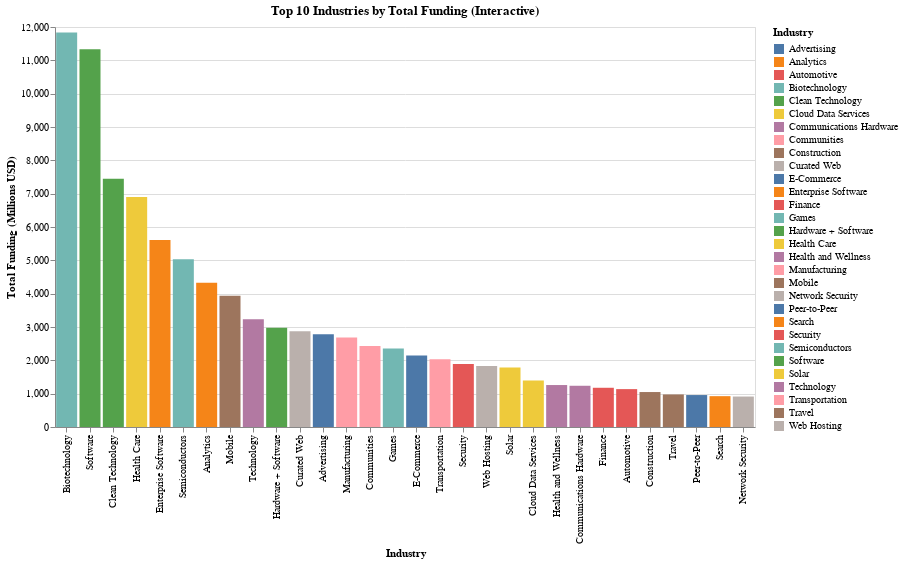

The notebook cell saved with this chart:
### Code cell
import pandas as pd
import altair as alt

# Load the dataset
file_path = "data.csv"
df = pd.read_csv(file_path, encoding="ISO-8859-1")

# Standardize column names
df.columns = df.columns.str.strip().str.lower().str.replace(" ", "_")

# Selecting relevant columns
category_column = "market"
funding_column = "funding_total_usd"

df_cleaned = df[[category_column, funding_column]].copy()
df_cleaned = df_cleaned.rename(columns={category_column: 'Category', funding_column: 'Total Funding (USD Millions)'})

# Cleaning the funding column
df_cleaned['Total Funding (USD Millions)'] = (
    df_cleaned['Total Funding (USD Millions)']
    .astype(str)  
    .str.replace('[\$,]', '', regex=True)  
    .str.strip()  
    .replace('-', '0')  
)

# Convert to float and scale to millions
df_cleaned['Total Funding (USD Millions)'] = pd.to_numeric(df_cleaned['Total Funding (USD Millions)'], errors='coerce') / 1_000_000

# Drop NaN values
df_cleaned = df_cleaned.dropna()

# Group by category to sum funding
df_final = df_cleaned.groupby('Category', as_index=False).sum()

# Select top 10 industries by total funding
df_top10 = df_final.nlargest(30, 'Total Funding (USD Millions)')

# Altair interactive selection (using selection_point for Altair 5.0+)
selection = alt.selection_point(fields=['Category'], bind='legend')

# Create the interactive bar chart
chart = alt.Chart(df_top10).mark_bar().encode(
    x=alt.X('Category:N', sort='-y', title="Industry"),
    y=alt.Y('Total Funding (USD Millions):Q', title="Total Funding (Millions USD)"),
    color=alt.Color('Category:N', legend=alt.Legend(title="Industry")),
    tooltip=['Category', 'Total Funding (USD Millions)']
).add_params(  # Updated from add_selection to add_params
    selection
).properties(
    width=700,
    height=400,
    title="Top 10 Industries by Total Funding (Interactive)"
)

chart

### Figure 1 — Vega-Lite specification as saved in the notebook (floating-point values rounded to 4 significant figures)
{"config": {"view": {"continuousWidth": 300, "continuousHeight": 300}}, "data": {"name": "data-a6c67d1cd6da0a91d801855c14cf9b37"}, "mark": {"type": "bar"}, "encoding": {"color": {"field": "Category", "legend": {"title": "Industry"}, "type": "nominal"}, "tooltip": [{"field": "Category", "type": "nominal"}, {"field": "Total Funding (USD Millions)", "type": "quantitative"}], "x": {"field": "Category", "sort": "-y", "title": "Industry", "type": "nominal"}, "y": {"field": "Total Funding (USD Millions)", "title": "Total Funding (Millions USD)", "type": "quantitative"}}, "height": 400, "params": [{"name": "param_3", "select": {"type": "point", "fields": ["Category"]}, "bind": "legend"}], "title": "Top 10 Industries by Total Funding (Interactive)", "width": 700, "$schema": "https://vega.github.io/schema/vega-lite/v5.20.1.json", "datasets": {"data-a6c67d1cd6da0a91d801855c14cf9b37": [{"Category": " Biotechnology ", "Total Funding (USD Millions)": 11840.0}, {"Category": " Software ", "Total Funding (USD Millions)": 11330.0}, {"Category": " Clean Technology ", "Total Funding (USD Millions)": 7451.0}, {"Category": " Health Care ", "Total Funding (USD Millions)": 6904.0}, {"Category": " Enterprise Software ", "Total Funding (USD Millions)": 5612.0}, {"Category": " Semiconductors ", "Total Funding (USD Millions)": 5034.0}, {"Category": " Analytics ", "Total Funding (USD Millions)": 4325.0}, {"Category": " Mobile ", "Total Funding (USD Millions)": 3937.0}, {"Category": " Technology ", "Total Funding (USD Millions)": 3231.0}, {"Category": " Hardware + Software ", "Total Funding (USD Millions)": 2981.0}, {"Category": " Curated Web ", "Total Funding (USD Millions)": 2871.0}, {"Category": " Advertising ", "Total Funding (USD Millions)": 2779.0}, {"Category": " Manufacturing ", "Total Funding (USD Millions)": 2685.0}, {"Category": " Communities ", "Total Funding (USD Millions)": 2430.0}, {"Category": " Games ", "Total Funding (USD Millions)": 2353.0}, {"Category": " E-Commerce ", "Total Funding (USD Millions)": 2148.0}, {"Category": " Transportation ", "Total Funding (USD Millions)": 2032.0}, {"Category": " Security ", "Total Funding (USD Millions)": 1889.0}, {"Category": " Web Hosting ", "Total Funding (USD Millions)": 1828.0}, {"Category": " Solar ", "Total Funding (USD Millions)": 1783.0}, {"Category": " Cloud Data Services ", "Total Funding (USD Millions)": 1398.0}, {"Category": " Health and Wellness ", "Total Funding (USD Millions)": 1259.0}, {"Category": " Communications Hardware ", "Total Funding (USD Millions)": 1237.0}, {"Category": " Finance ", "Total Funding (USD Millions)": 1177.0}, {"Category": " Automotive ", "Total Funding (USD Millions)": 1137.0}, {"Category": " Construction ", "Total Funding (USD Millions)": 1049.0}, {"Category": " Travel ", "Total Funding (USD Millions)": 976.9}, {"Category": " Peer-to-Peer ", "Total Funding (USD Millions)": 958.4}, {"Category": " Search ", "Total Funding (USD Millions)": 925.3}, {"Category": " Network Security ", "Total Funding (USD Millions)": 914.1}]}}
